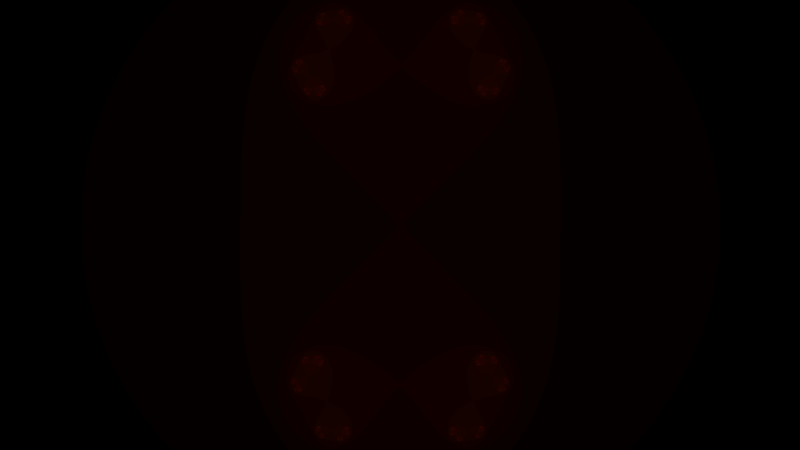
Frame 1 (no input)
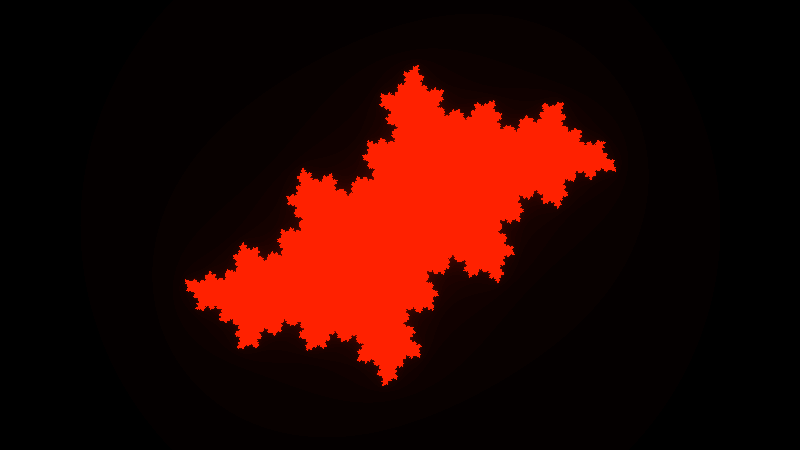
Frame 60 (no input)
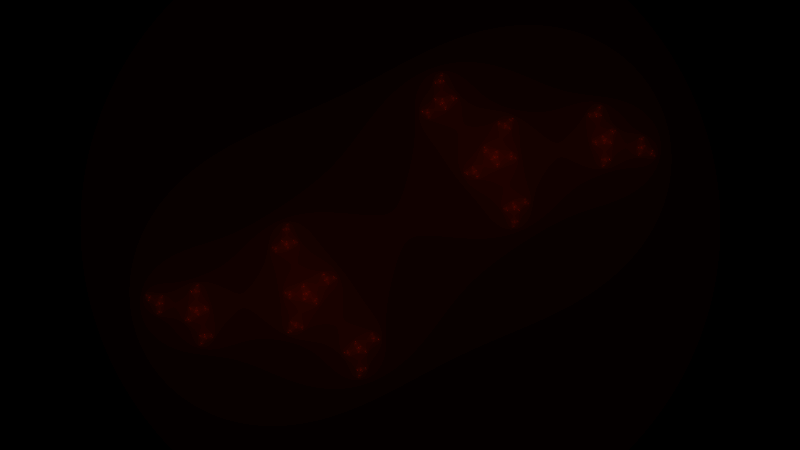
Frame 120 (the mouse pressed at the canvas centre since frame 60)

The p5.js sketch that drew these frames (run headless with seeded random() and noise() and a simulated clock; from frame 60 on, the mouse is pressed at the canvas centre):

// p5.js sketch
// ── sketch.js
//Code extracted from the coding train github

let angle = 0;
var inpt, btn, btn2;
// Maximum number of iterations for each point on the complex plane
const maxiterations = 100;
var pressed = false;
// Colors to be used for each possible iteration count
const colorsRed = [];
const colorsGreen = [];
const colorsBlue = [];

function setup() {
  pixelDensity(1);
  createCanvas(800, 450);
  colorMode(HSB, 1);
  btn2 = createButton('ANIMATE AGAIN');
  //btn2.position(710, 800);
  btn2.size(520, 50);
  btn2.addClass("btn2");
  btn = createButton('ENTER');
  inpt = createInput('Introduce an angle');
  // Create the colors to be used for each possible iteration count
  for (let n = 0; n < maxiterations; n++) {
    // Gosh, we could make fancy colors here if we wanted
    let hu = sqrt(n / maxiterations);
    let col = color(hu, 255, 150);
    colorsRed[n] = red(col);
    colorsGreen[n] = green(col);
    colorsBlue[n] = blue(col);
  }
}

function draw() {
  // let ca = map(mouseX, 0, width, -1, 1); //-0.70176;
  // let cb = map(mouseY, 0, height, -1, 1); //-0.3842;
  if (pressed == false){

    angle += 0.01;
  }
  else if (pressed == true){
    angle+=0;
  }
  btn2.mousePressed(reanimate);
  btn.mousePressed(setAngle);
  let ca = cos(angle * 3.213); //sin(angle);
  let cb = sin(angle);

  
  
  background(0);

  // Establish a range of values on the complex plane
  // A different range will allow us to "zoom" in or out on the fractal

  // It all starts with the width, try higher or lower values
  //let w = abs(sin(angle)) * 5;
  let w = 5;
  let h = (w * height) / width;

  // Start at negative half the width and height
  let xmin = -w / 2;
  let ymin = -h / 2;

  // Make sure we can write to the pixels[] array.
  // Only need to do this once since we don't do any other drawing.
  loadPixels();

  // x goes from xmin to xmax
  let xmax = xmin + w;
  // y goes from ymin to ymax
  let ymax = ymin + h;

  // Calculate amount we increment x,y for each pixel
  let dx = (xmax - xmin) / width;
  let dy = (ymax - ymin) / height;

  // Start y
  let y = ymin;
  for (let j = 0; j < height; j++) {
    // Start x
    let x = xmin;
    for (let i = 0; i < width; i++) {
      // Now we test, as we iterate z = z^2 + cm does z tend towards infinity?
      let a = x;
      let b = y;
      let n = 0;
      while (n < maxiterations) {
        let aa = a * a;
        let bb = b * b;
        // Infinity in our finite world is simple, let's just consider it 16
        if (aa + bb > 4.0) {
          break; // Bail
        }
        let twoab = 2.0 * a * b;
        a = aa - bb + ca;
        b = twoab + cb;
        n++;
      }

      // We color each pixel based on how long it takes to get to infinity
      // If we never got there, let's pick the color black
      let pix = (i + j * width) * 4;
      

        pixels[pix + 0] =(n*4), sin(angle), 1;
        pixels[pix + 1] = n/3;
        pixels[pix + 2] =0;
        
      x += dx;
    }
    y += dy;
  }
  updatePixels();
  console.log(frameRate());
}
function setAngle(){
  if (isNaN(inpt.value())){
    angle=0;
    alert("Please introduce a valid number");
    
  }
  else{
   pressed= true;
   angle = floor(inpt.value())*0.01;
   angle+= 0;
  }

   
  
}
function reanimate(){
  pressed = false;
}
// ── style.css
html, body {
  margin: 0;
  padding: 0;
  background-color: black;
}
h1{
  color:crimson;
  font-family: 'Saira Condensed', sans-serif;
  font-size: 300%;
  position: absolute;
  top:1%;
  left: 50%;
  transform: translate(-50%);
}
h2{
  color:white;
  text-align: left;
  font-family: 'Saira Condensed', sans-serif;
  font-size: 300%;
  position: absolute;
  top:100%;
  left: 50%;
  transform: translate(-50%);
  text-decoration: underline;
}
h3{
  color:white;
  font-family: 'Saira Condensed', sans-serif;
  font-size: 300%;
  position: absolute;
  top:120%;
  left: 30%;
  transform: translate(-50%);
  
}
.h3{
  position: absolute;
  top:155%;
  left: 36.5%;
  transform: translate(-50%);
}
p{
  color: white;
  font-family: Helvetica, sans-serif;
}

.p1{
  position: absolute;
  top:130%;
  left: 26%;
  font-size: 150%;
  padding-bottom: 3%;
}
.p2{
  position: absolute;
  top:165%;
  left: 26%;
  font-size: 150%;
  padding-bottom: 3%;
}

canvas {
  border-radius:50px ;
  display: block;
  position: absolute;
  top: 15%;
  left: 50%;
  transform: translate(-50%);
  box-shadow:beige 2px 2px 10px, beige  -2px -2px 10px;
}
.btn2{

  position: absolute;
  top: 80%;
  left: 37.5%;
  transform: scale(1.5), translate(-50%);
}
button{
  text-align: center;
  font-family: 'Saira Condensed', sans-serif;
  font-size: 90%;
  padding: 0.7vh ;
  color:whitesmoke;
  position: absolute;
  top: 70%;
  left: 63%;
  background-color: rgb(26, 26, 26);
  box-shadow:beige 1px 1px 5px, -1px -1px 5px;
  border-radius: 10px;
  transform: scale(1.5);
  border: none;
  width: 5vw;
}
input{
  font-family: 'Saira Condensed', sans-serif;
  font-size: 90%;
  padding: 0.7vh   2vh ;
  color:whitesmoke;
  position: absolute;
  top: 70%;
  left: 36%;
  background-color: rgb(26, 26, 26);
  box-shadow:beige 1px 1px 5px, -1px -1px 5px;
  border-radius: 10px;
  transform: scale(1.5);
  border: none;
  width: 15vw;
}
